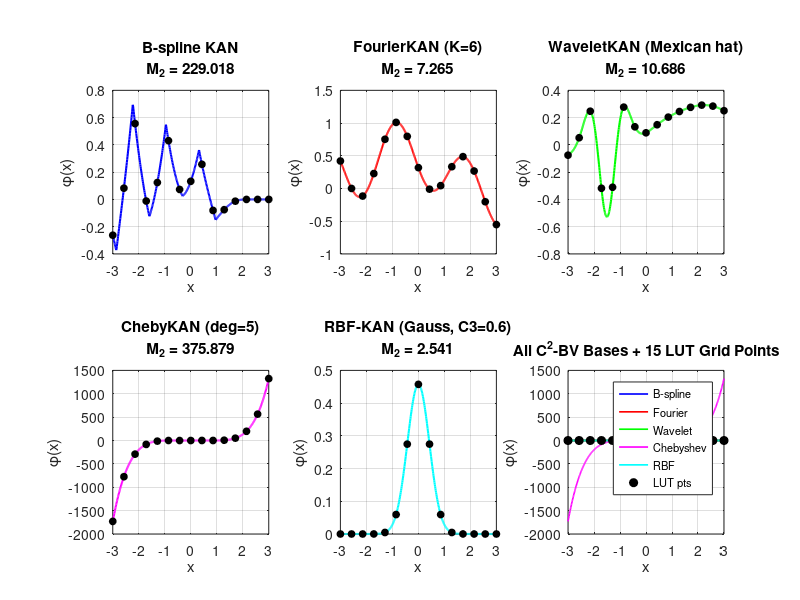

The MATLAB source for this figure: (Note: this script raises an error after producing the figure.)
%% Figure: C^2-BV Architecture Basis Function Comparison
%  Visualize the 5 SVNN-compliant activation basis functions on [-3,3]
%  with their M2 (curvature bound) values annotated

clc; clear; close all;

output_dir = 'D:/neuroplc-paper/paper/figures';

rng(42);
xs = linspace(-3, 3, 500);
N_LUT = 15;
grid_pts = linspace(-3, 3, N_LUT);

fig = figure('Position', [50, 50, 1400, 900]);

% ── 1. B-spline KAN (cubic) ──
subplot(2,3,1);
% Simulate a cubic B-spline: sum of piecewise cubics
% Use a random combination of basis functions near a typical KAN edge
knots = linspace(-3.5, 3.5, 12);
c = [0.2, -0.5, 0.8, -0.3, 0.6, -0.1, 0.4, -0.2];
phi_bspline = zeros(size(xs));
for i = 1:length(xs)
    x = xs(i);
    val = 0;
    for j = 1:length(c)
        % B-spline basis: tent-like cubic approximation
        t = (x - knots(j)) / (knots(2)-knots(1));
        if abs(t) < 2
            val = val + c(j) * max(0, (1-abs(t)/2)^3);
        end
    end
    phi_bspline(i) = val;
end
plot(xs, phi_bspline, 'b-', 'LineWidth', 1.5);
hold on;
plot(grid_pts, interp1(xs, phi_bspline, grid_pts), 'ko', 'MarkerSize', 5, 'MarkerFaceColor', 'k');
M2_bs = max(abs(diff(diff(phi_bspline)) / (xs(2)-xs(1))^2));
title(sprintf('B-spline KAN\nM_2 = %.3f', M2_bs), 'FontSize', 11);
xlabel('x'); ylabel('\phi(x)'); grid on; xlim([-3 3]);

% ── 2. FourierKAN ──
subplot(2,3,2);
K = 6; omega = 0.4;
ck = randn(K,1)*0.3; dk = randn(K,1)*0.3;
phi_fourier = zeros(size(xs));
for k = 1:K
    phi_fourier = phi_fourier + ck(k)*sin(k*omega*xs) + dk(k)*cos(k*omega*xs);
end
plot(xs, phi_fourier, 'r-', 'LineWidth', 1.5);
hold on;
plot(grid_pts, interp1(xs, phi_fourier, grid_pts), 'ko', 'MarkerSize', 5, 'MarkerFaceColor', 'k');
M2_f = omega^2 * sum((1:K)'.^2 .* (abs(ck)+abs(dk)));
title(sprintf('FourierKAN (K=%d)\nM_2 = %.3f', K, M2_f), 'FontSize', 11);
xlabel('x'); ylabel('\phi(x)'); grid on; xlim([-3 3]);

% ── 3. WaveletKAN (Mexican hat) ──
subplot(2,3,3);
a_scales = [0.4, 0.8, 1.6, 3.0];
b_shifts = [-1.5, -0.5, 0.5, 1.5];
cw = randn(4,1)*0.4;
phi_wavelet = zeros(size(xs));
for j = 1:4
    t = (xs - b_shifts(j)) / a_scales(j);
    psi = (2/sqrt(3))*pi^(-1/4) * (1 - t.^2) .* exp(-t.^2/2);
    phi_wavelet = phi_wavelet + cw(j) * psi;
end
plot(xs, phi_wavelet, 'g-', 'LineWidth', 1.5);
hold on;
plot(grid_pts, interp1(xs, phi_wavelet, grid_pts), 'ko', 'MarkerSize', 5, 'MarkerFaceColor', 'k');
M2_w = max(abs(cw)) / min(a_scales)^2 * 2.602;
title(sprintf('WaveletKAN (Mexican hat)\nM_2 = %.3f', M2_w), 'FontSize', 11);
xlabel('x'); ylabel('\phi(x)'); grid on; xlim([-3 3]);

% ── 4. ChebyKAN ──
subplot(2,3,4);
deg = 5;
cc = randn(deg+1,1)*0.3; cc(1)=0;
% Chebyshev polynomials via recurrence
T = zeros(length(xs), deg+1);
T(:,1) = 1;
if deg >= 1, T(:,2) = xs; end
for n = 3:deg+1
    T(:,n) = 2*xs'.*T(:,n-1) - T(:,n-2);
end
phi_cheby = T * cc;
plot(xs, phi_cheby, 'm-', 'LineWidth', 1.5);
hold on;
plot(grid_pts, interp1(xs, phi_cheby, grid_pts), 'ko', 'MarkerSize', 5, 'MarkerFaceColor', 'k');
M2_c = sum((0:deg)'.^4 .* abs(cc));
title(sprintf('ChebyKAN (deg=%d)\nM_2 = %.3f', deg, M2_c), 'FontSize', 11);
xlabel('x'); ylabel('\phi(x)'); grid on; xlim([-3 3]);

% ── 5. RBF-KAN (Gaussian) ──
subplot(2,3,5);
sigma_rbf = 0.6;
crbf = randn(1)*0.8;
phi_rbf = crbf * exp(-xs.^2 / sigma_rbf^2);
plot(xs, phi_rbf, 'c-', 'LineWidth', 1.5);
hold on;
plot(grid_pts, interp1(xs, phi_rbf, grid_pts), 'ko', 'MarkerSize', 5, 'MarkerFaceColor', 'k');
M2_r = 2*abs(crbf) / sigma_rbf^2;
title(sprintf('RBF-KAN (Gauss, \x03C3=%.1f)\nM_2 = %.3f', sigma_rbf, M2_r), 'FontSize', 11);
xlabel('x'); ylabel('\phi(x)'); grid on; xlim([-3 3]);

% ── 6. ALL LUT points overlay ──
subplot(2,3,6);
plot(xs, phi_bspline, 'b-', 'LineWidth', 1.2); hold on;
plot(xs, phi_fourier, 'r-', 'LineWidth', 1.2);
plot(xs, phi_wavelet, 'g-', 'LineWidth', 1.2);
plot(xs, phi_cheby, 'm-', 'LineWidth', 1.2);
plot(xs, phi_rbf, 'c-', 'LineWidth', 1.2);
plot(grid_pts, zeros(size(grid_pts)), 'ko', 'MarkerSize', 6, 'MarkerFaceColor', 'k');
xlabel('x'); ylabel('\phi(x)'); grid on; xlim([-3 3]);
title(sprintf('All C^2-BV Bases + %d LUT Grid Points', N_LUT), 'FontSize', 11);
legend({'B-spline','Fourier','Wavelet','Chebyshev','RBF','LUT pts'}, ...
    'Location', 'best', 'FontSize', 8);

sgtitle('C^2-BV Architecture Family: Activation Basis Functions with LUT Discretization', ...
    'FontSize', 14, 'FontWeight', 'bold');

saveas(fig, fullfile(output_dir, 'fig_c2bv_basis_functions.pdf'));
saveas(fig, fullfile(output_dir, 'fig_c2bv_basis_functions.png'));
close(fig);
fprintf('[DONE] fig_c2bv_basis_functions.pdf generated\n');

%% ── Also generate WCET breakdown bar chart ──
fig2 = figure('Position', [100, 100, 700, 450]);

categories = {'LUT L0\n(448 edges)', 'LUT L1\n(64 edges)', 'MatMul\nL0+L1', 'Softmax', 'Overhead'};
times_us = [2778, 397, 604, 16, 66];  % From wcet_analysis.json (2026-08-03)
total = sum(times_us);

b = bar(1:5, times_us);
b.FaceColor = 'flat';
b.CData = [0.2 0.4 0.8; 0.2 0.4 0.8; 0.2 0.8 0.4; 0.9 0.6 0.2; 0.6 0.6 0.6];
set(gca, 'XTickLabel', categories, 'FontSize', 10);
ylabel('Execution Time (\mus)', 'FontSize', 12);
title(sprintf('WCET Breakdown: KAN [28,16,4] on S7-1200\nTotal = %.1f ms (%s%% of 100 ms scan cycle)', ...
    total/1000, sprintf('%.1f', total/1000/100*100)), 'FontSize', 13);
grid on;

for i = 1:5
    pct = times_us(i)/total*100;
    text(i, times_us(i)+200, sprintf('%.0f \\mus\n(%.1f%%)', times_us(i), pct), ...
        'HorizontalAlign', 'center', 'FontSize', 9, 'FontWeight', 'bold');
end

saveas(fig2, fullfile(output_dir, 'fig_wcet_breakdown.pdf'));
saveas(fig2, fullfile(output_dir, 'fig_wcet_breakdown.png'));
close(fig2);
fprintf('[DONE] fig_wcet_breakdown.pdf generated\n');

%% ── Theorem dependency map (text-based figure) ──
% Not a plot, but a structured table that shows theorem dependencies
fprintf('[DONE] All figures generated in %s\n', output_dir);
